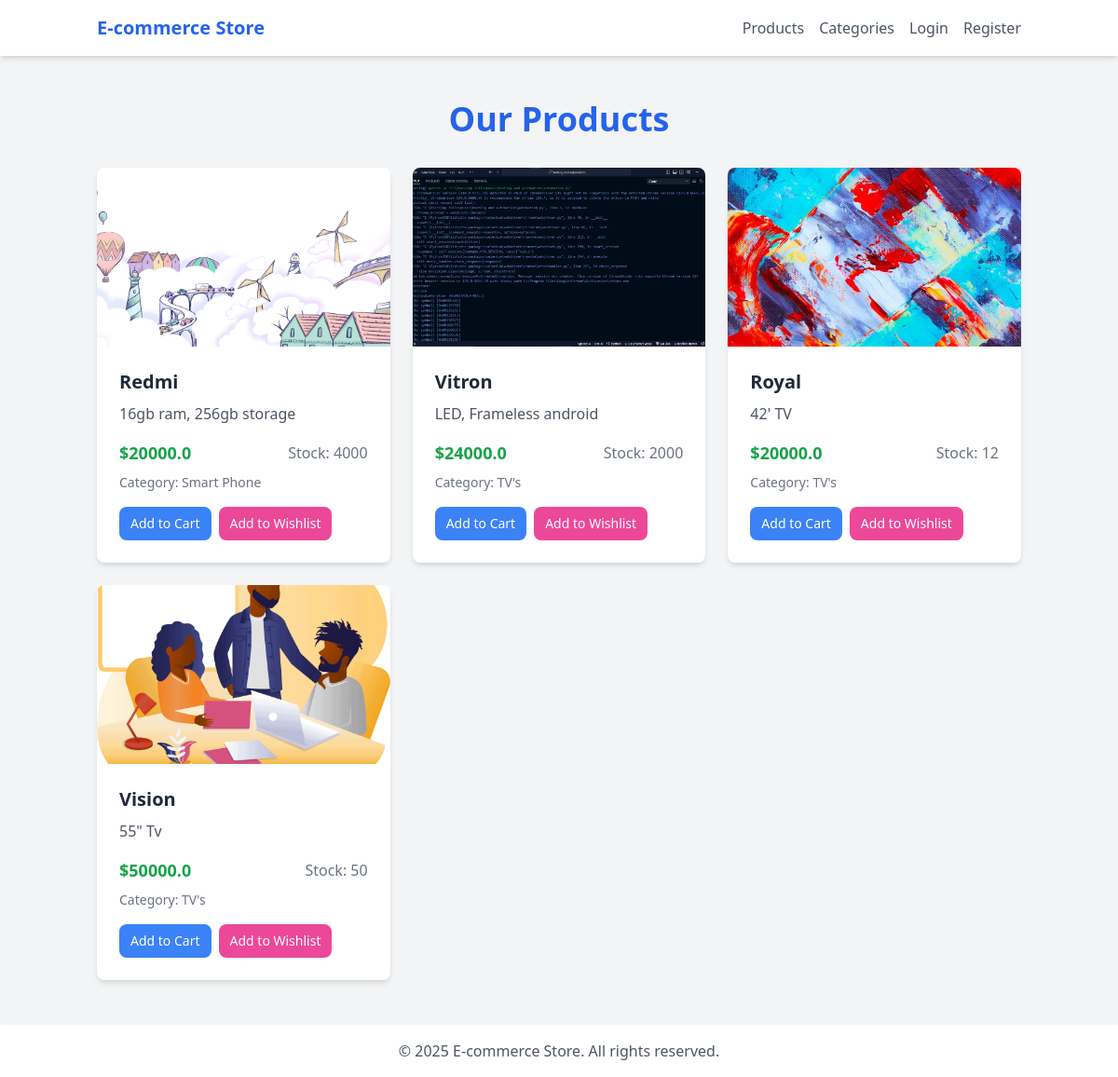
Page /api/products-page/ on the committed database.
### ecom/models.py (models this page shows, shortened)
class Product(models.Model):
    name = models.CharField(max_length=100)
    description = models.CharField(max_length=200)
    price = models.FloatField()
    stock = models.PositiveIntegerField()
    category = models.ForeignKey(
        Category, on_delete=models.CASCADE, related_name='products')
    image = models.ImageField(upload_to='products/', blank=True, null=True)
    created_at = models.DateTimeField(auto_now_add=True)

class Category(models.Model):
    name = models.CharField(max_length=100)
    description = models.CharField(max_length=200)

### ecom/views.py (the view)
# urls.py: path('products-page/', products_page, name='products-page'),
def products_page(request):
    products = Product.objects.all()
    return render(request, 'ecom/products.html', {'products': products})

### ecom/templates/ecom/products.html (shortened to what this page needs)
{% extends 'ecom/base.html' %}
{% block content %}
<h1 class="text-4xl font-bold text-center mb-8 text-blue-600">
    Our Products
</h1>
<div class="grid md:grid-cols-3 gap-6">
    {% for product in products %}
    <div class="bg-white rounded-lg shadow-md overflow-hidden">
        {% if product.image %}
        <img
            src="{{ product.image.url }}"
            alt="{{ product.name }}"
            class="w-full h-48 object-cover"
        />
        {% else %}
        <div class="w-full h-48 bg-gray-200 flex items-center justify-center">
            <span class="text-gray-400">No image available</span>
        </div>
        {% endif %}
        <div class="p-6">
            <h2 class="text-xl font-semibold mb-2 text-gray-800">
                {{ product.name }}
            </h2>
            <p class="text-gray-600 mb-4">{{ product.description }}</p>
            <div class="flex justify-between items-center">
                <p class="text-green-600 font-bold text-lg">
                    ${{ product.price }}
                </p>
                <span class="text-gray-500">Stock: {{ product.stock }}</span>
            </div>
            <p class="text-sm text-gray-500 mt-2">
                Category: {{ product.category.name }}
            </p>
            <div class="mt-4 flex space-x-2">
                <form
                    method="post"
                    action="{% url 'add-to-cart' product.id %}"
                    class="add-to-cart-form"
                >
                    <button
                        type="submit"
                        class="bg-blue-500 hover:bg-blue-600 text-white px-3 py-2 rounded-lg text-sm"
                    >
                        Add to Cart
                    </button>
                </form>
                <form
                    method="post"
                    action="{% url 'add-to-wishlist' product.id %}"
                    class="add-to-wishlist-form"
                >
                    <button
                        type="submit"
                        class="bg-pink-500 hover:bg-pink-600 text-white px-3 py-2 rounded-lg text-sm"
                    >
                        Add to Wishlist
                    </button>
                </form>
            </div>
        </div>
    </div>
    {% endfor %}
</div>
{% endblock %}

### rows in the picture
Product: image (picture), name "Redmi", description "16gb ram, 256gb storage", price "20000.0", stock "4000", category.name "Smart Phone"
Product: image (picture), name "Vitron", description "LED, Frameless android", price "24000.0", stock "2000", category.name "TV's"
Product: image (picture), name "Royal", description "42' TV", price "20000.0", stock "12", category.name "TV's"
Product: image (picture), name "Vision", description "55\" Tv", price "50000.0", stock "50", category.name "TV's"
